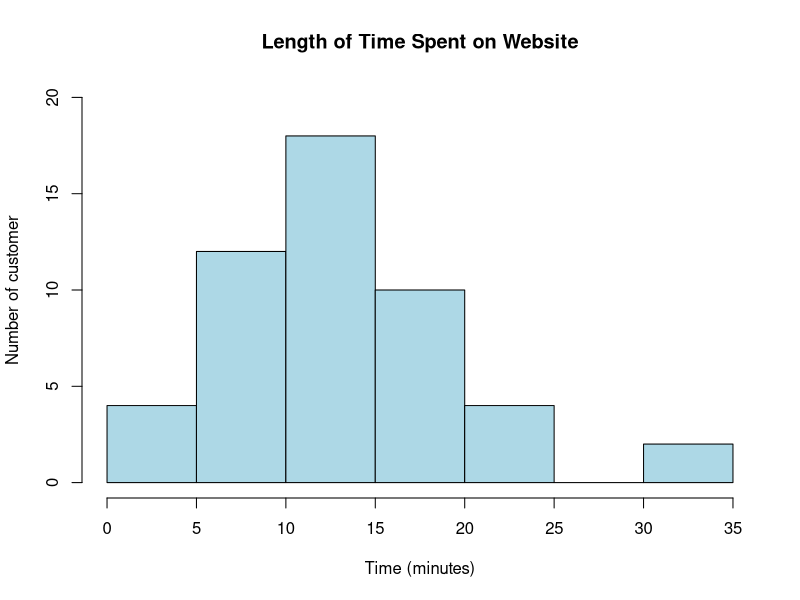
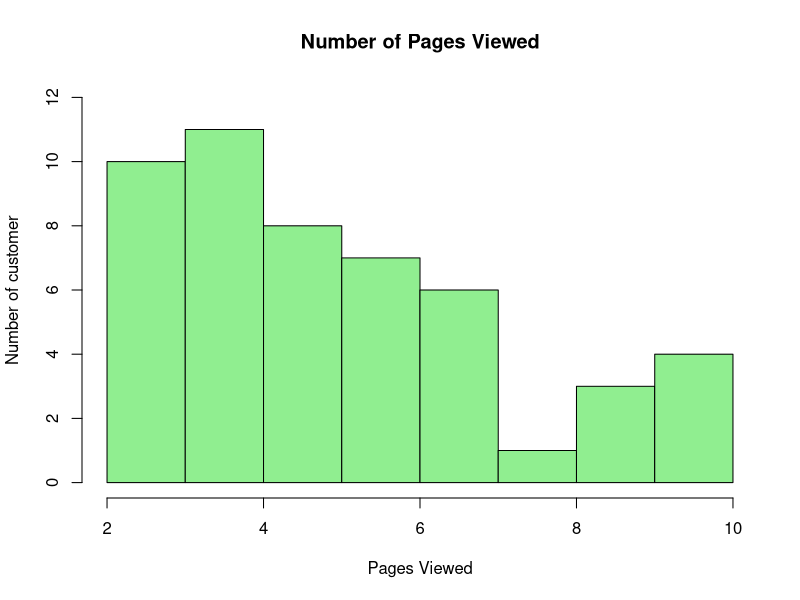
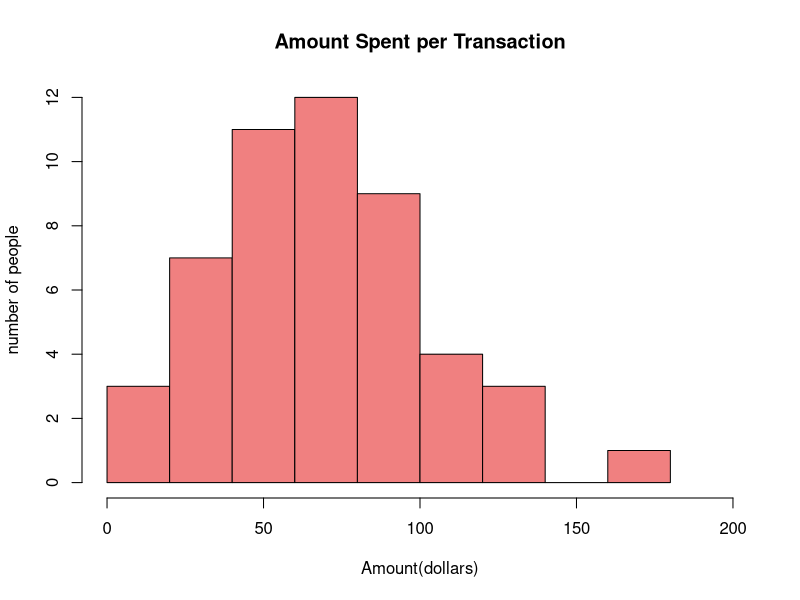
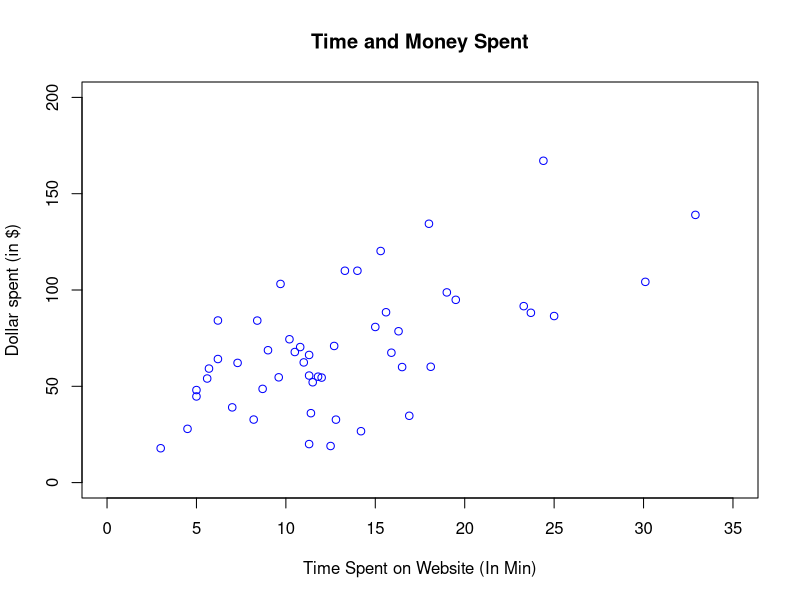
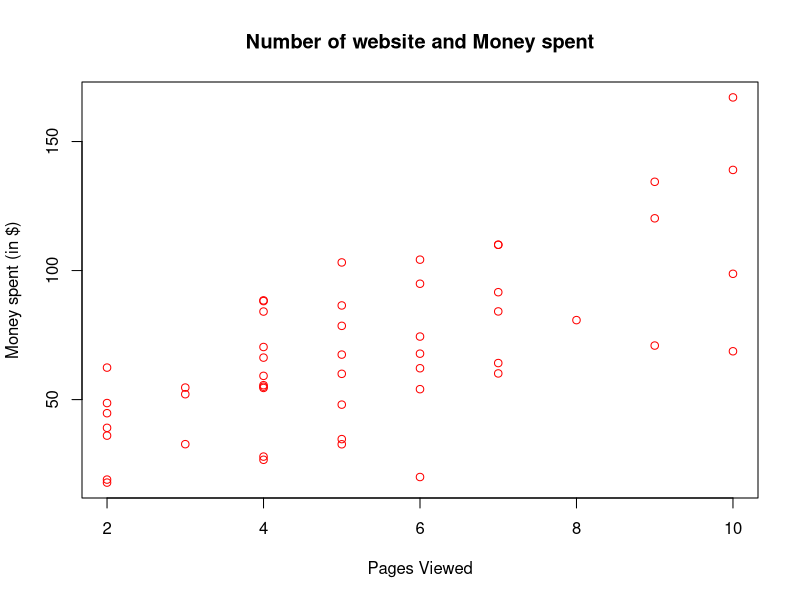
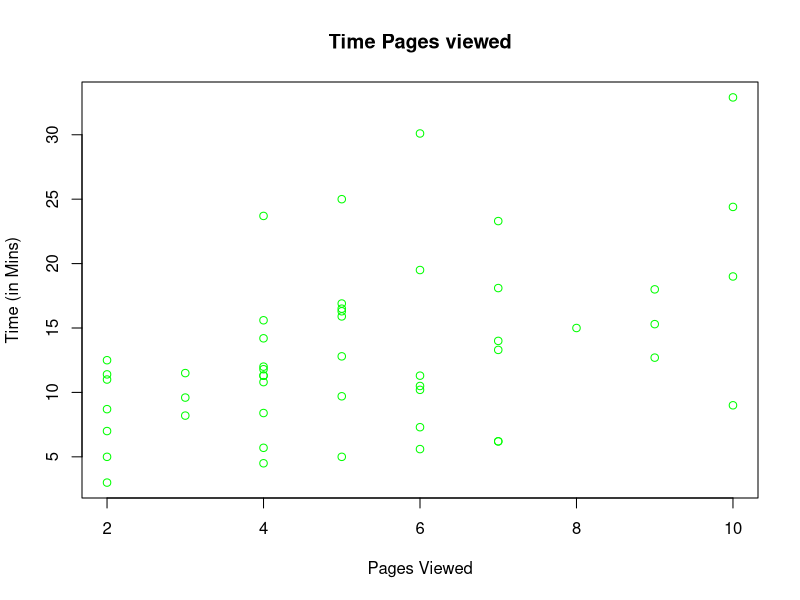

These charts were generated, in order, by the following R code:
# Set the working directory to the location of your data file
setwd("C:/Users/Roshan Rai/OneDrive - University of Oklahoma/Rclass")

# Load the data from the CSV file
shoppers.data <- read.csv(file="ShoppersData.csv", sep=",", header=TRUE)

# View the first few rows of the data to understand its structure
head(shoppers.data)

# Summary statistics for the length of time spent on the website
summary(shoppers.data$TimeInMins)

# Histogram for the length of time spent on the website
hist(shoppers.data$TimeInMins, main="Length of Time Spent on Website", xlab="Time (minutes)",ylab="Number of customer",ylim = c(0,20), col="lightblue")

# Summary statistics for the number of pages viewed during each transaction
summary(shoppers.data$PagesViewed)

#labeling labels.data <- c(1,50,1)

# Histogram for the number of pages viewed
hist(shoppers.data$PagesViewed, main="Number of Pages Viewed", xlab="Pages Viewed",ylab="Number of customer", col="lightgreen", ylim = c(0,12))

# Summary statistics for the amount spent per transaction
summary(shoppers.data$AmountSpentInDollars)

min_value <- min(shoppers.data$AmountSpentInDollars)
max_value <- max(shoppers.data$AmountSpentInDollars)

# Set the scale and adjust the bin width and Histogram for the amount spent per transaction
hist(shoppers.data$AmountSpentInDollars, 
     main="Amount Spent per Transaction", 
     xlab="Amount(dollars)", 
     ylab="number of people",
     col="lightcoral",
     xlim=c(0,200)     
     )  

# Calculate the number of transactions per day
cdata <- aggregate(Customer ~ Day, data = shoppers.data, FUN = length)
colnames(cdata) <- c("Day", "TransactionCount")


# Calculate the total amount spent per day
adata <- aggregate(AmountSpentInDollars ~ Day, data = shoppers.data, FUN = sum)
colnames(adata) <- c("Day", "TotalAmountSpent")

# Calculate the mean amount spent per day
mdata <- aggregate(AmountSpentInDollars ~ Day, data = shoppers.data, FUN = mean)
colnames(mdata) <- c("Day", "MeanAmountSpent")

# Combine the results into a single data frame
combined_data <- merge(cdata, adata, by = "Day")

#combine the results everything
combined_data <- merge(combined_data, mdata, by = "Day")

# Print the combined results
print(combined_data)

# Print the mean results print(mdata)

#calculating the number of customer per browser
cdata <- aggregate(Customer~Browser, data = shoppers.data, FUN = length)
colnames(cdata)<-c("Browser","Customers")
#print(cdata)

#calculating the sum of total money spent on each browser
adata <- aggregate(AmountSpentInDollars~Browser,shoppers.data, sum)
colnames(adata)<-c("Browser", "$Total spent")
#merging to make one table
combined_data <- merge(cdata, adata, by="Browser")

#calculting the average money spent on each browser
mdata <- aggregate(AmountSpentInDollars~Browser, shoppers.data, mean)
colnames(mdata) <- c("Browser", "Average spent")

#merging to make one table
combined_data<-merge(combined_data,mdata, by="Browser")

#printing the table
print(combined_data)

#scarterplot for time and money with x and y labels
plot(shoppers.data$TimeInMins, shoppers.data$AmountSpentInDollars, main = "Time and Money Spent", xlab = "Time Spent on Website (In Min)", ylab = "Dollar spent (in $)", col = "blue", xlim = c(0, 35), ylim = c(0, 200))

#scaterplot for ages viewed and money spend with x and y lables
plot(shoppers.data$PagesViewed, shoppers.data$AmountSpentInDollars, main="Number of website and Money spent", xlab="Pages Viewed", ylab="Money spent (in $)", col="red")

#scarterplot for pages viewed and time spent with x and y axis with labels
plot(shoppers.data$PagesViewed, shoppers.data$TimeInMins, main="Time Pages viewed", xlab = "Pages Viewed", ylab="Time (in Mins)", col="green ")
